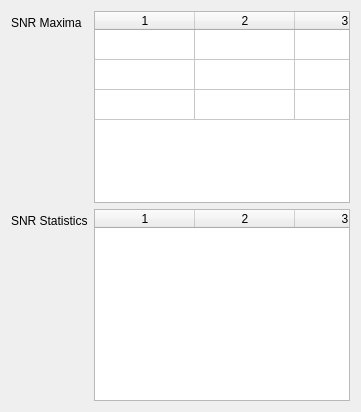
       <widget class="QWidget" name="signal">
        <attribute name="title">
         <string>Signal</string>
        </attribute>
        <layout class="QFormLayout" name="formLayout_4">
         <item row="2" column="0">
          <widget class="QLabel" name="label_30">
           <property name="text">
            <string>SNR Statistics</string>
           </property>
          </widget>
         </item>
         <item row="2" column="1">
          <widget class="QTableWidget" name="snrTable">
           <property name="sizePolicy">
            <sizepolicy hsizetype="Expanding" vsizetype="Expanding">
             <horstretch>0</horstretch>
             <verstretch>10</verstretch>
            </sizepolicy>
           </property>
           <property name="horizontalScrollBarPolicy">
            <enum>Qt::ScrollBarAlwaysOff</enum>
           </property>
           <property name="editTriggers">
            <set>QAbstractItemView::NoEditTriggers</set>
           </property>
           <property name="columnCount">
            <number>5</number>
           </property>
           <attribute name="verticalHeaderVisible">
            <bool>false</bool>
           </attribute>
           <column/>
           <column/>
           <column/>
           <column/>
           <column/>
          </widget>
         </item>
         <item row="1" column="1">
          <widget class="QTableWidget" name="highScoreTable">
           <property name="horizontalScrollBarPolicy">
            <enum>Qt::ScrollBarAlwaysOff</enum>
           </property>
           <property name="editTriggers">
            <set>QAbstractItemView::NoEditTriggers</set>
           </property>
           <property name="rowCount">
            <number>3</number>
           </property>
           <property name="columnCount">
            <number>4</number>
           </property>
           <attribute name="horizontalHeaderStretchLastSection">
            <bool>true</bool>
           </attribute>
           <attribute name="verticalHeaderVisible">
            <bool>false</bool>
           </attribute>
           <row/>
           <row/>
           <row/>
           <column/>
           <column/>
           <column/>
           <column/>
          </widget>
         </item>
         <item row="1" column="0">
          <widget class="QLabel" name="label_29">
           <property name="text">
            <string>SNR Maxima</string>
           </property>
          </widget>
         </item>
        </layout>
       </widget>
